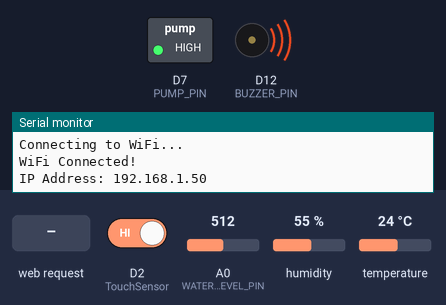
Simulated run of this sketch. Board: Arduino Uno R4 WiFi. Parts: switched loads named in the sketch (green lamp = pin HIGH), buzzer (waves = sounding, pin HIGH), the last lines printed to the serial monitor. The test bench sets the inputs (shaded band); at power-on: humidity 55 %, A0 (WATER_LEVEL_PIN) = 512, D2 (TouchSensor) HIGH, temperature 24 °C. WiFi joins after 1.5 s; servers stay silent unless stated.

Above: at 4.7 s.
4.8 s: HTTP request GET /water received
At 5.6 s:
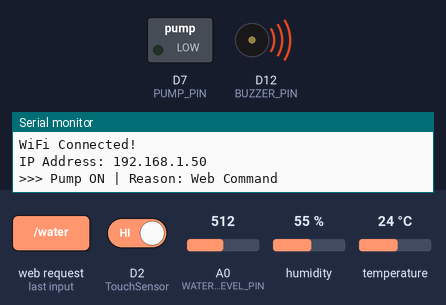
9.4 s: humidity set to 22 %
At 11.57 s:
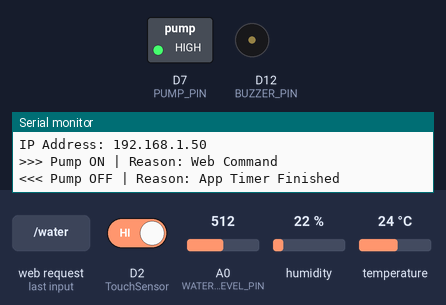
At 17.95 s:
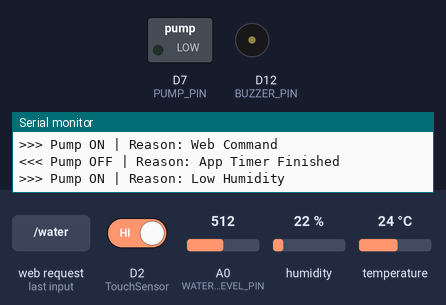
18.0 s: A0 (WATER_LEVEL_PIN) set to 307
22.4 s: A0 (WATER_LEVEL_PIN) set to 282
At 25.8 s:
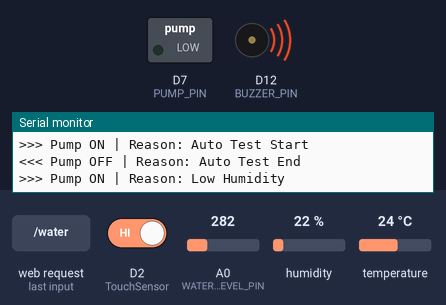
25.9 s: A0 (WATER_LEVEL_PIN) set to 306
32.4 s: A0 (WATER_LEVEL_PIN) set to 122
Timing chart, 0 to 36.9 s (numbered marks = the images above; inputs shaded):
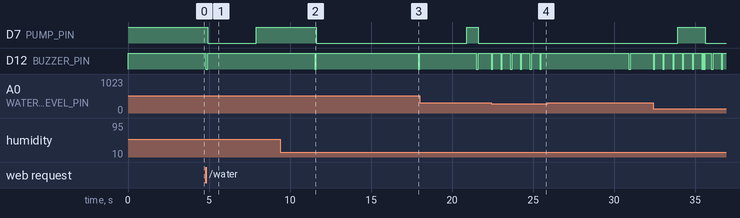

Measured:
- the behaviour switches between 300 and 299 on A0 (WATER_LEVEL_PIN) (found by bisection; images 3 and 4)
- after the input at 4.8 s, D7 (PUMP_PIN): HIGH → LOW after 0.11 s, → HIGH 3.0 s later; D12 (BUZZER_PIN): HIGH → LOW at once, → HIGH 0.10 s later
- after the input at 9.4 s, D7 (PUMP_PIN): HIGH → LOW after 2.2 s; D12 (BUZZER_PIN): HIGH → LOW after 2.1 s instead of 8.5 s
- after the input at 22.4 s, D12 (BUZZER_PIN): alternates HIGH for 0.50 s and LOW for 0.10 s, starting at once

The sketch:

team9_arduino.ino
```cpp
#include "WiFiS3.h"
#include "DHT.h"

// --- Connection Settings ---
const char* ssid = "Yêu mỗi mình em";
const char* password = "22222222";

// --- Pin Configuration ---
#define DHTPIN 5
#define DHTTYPE DHT11
#define PUMP_PIN 7         // Relay/Pump (Active LOW)
#define WATER_LEVEL_PIN A0 // Water level sensor
#define BUZZER_PIN 12      // Buzzer
#define TouchSensor 2      // Touch sensor

DHT dht(DHTPIN, DHTTYPE);
WiFiServer server(80);

// --- State Variables ---
int PUMP_STATE = 0;
int lastInputState = 1;

// --- Timers ---
unsigned long lastDHTTime = 0;
unsigned long lastWifiTime = 0;
unsigned long lastBuzzerTime = 0;
unsigned long appPumpStartTime = 0;
unsigned long autoTestTimer = 0;
unsigned long lastPumpStartTime = 0;

// --- Flags ---
bool isBuzzerOn = false;
bool isAppPumping = false;
bool isAutoTestRunning = false;
bool isManualOverride = false;

// --- Thresholds ---
const int WATER_LOW_THRESHOLD = 300;
const unsigned long AUTO_INTERVAL = 10000; // 10s wait
const unsigned long PUMP_DURATION = 3000;  // 3s run

void setup() {
  Serial.begin(115200);

  pinMode(PUMP_PIN, OUTPUT);
  pinMode(BUZZER_PIN, OUTPUT);
  pinMode(TouchSensor, INPUT);

  digitalWrite(PUMP_PIN, HIGH);
  digitalWrite(BUZZER_PIN, HIGH);

  dht.begin();

  Serial.print("Connecting to WiFi...");
  WiFi.begin(ssid, password);

  while (WiFi.status() != WL_CONNECTED) {
    delay(500);
    Serial.print(".");
  }

  Serial.println("\nWiFi Connected!");
  delay(2000); // Delay ở setup thì không sao
  Serial.print("IP Address: ");
  Serial.println(WiFi.localIP());

  server.begin();
  lastInputState = digitalRead(TouchSensor);
  autoTestTimer = millis(); // Start counting from now
}

void loop() {
  unsigned long currentMillis = millis();

  checkWaterLevel(currentMillis);
  handleTouchSensor(currentMillis); // Pass currentMillis to sync timers

  if (!isManualOverride) {
    runAutoTest(currentMillis);
    handleAppPump(currentMillis);

    if (currentMillis - lastDHTTime >= 2000) {
      automaticWatering();
      lastDHTTime = currentMillis;
    }
  }

  if (currentMillis - lastWifiTime >= 50) {
    handleWiFi();
    lastWifiTime = currentMillis;
  }
}

void checkWaterLevel(unsigned long currentMillis) {
  int level = analogRead(WATER_LEVEL_PIN);
  if (level < WATER_LOW_THRESHOLD) {
    if (!isBuzzerOn && (currentMillis - lastBuzzerTime >= 500)) {
      digitalWrite(BUZZER_PIN, LOW);
      isBuzzerOn = true;
      lastBuzzerTime = currentMillis;
    }
    else if (isBuzzerOn && (currentMillis - lastBuzzerTime >= 100)) {
      digitalWrite(BUZZER_PIN, HIGH);
      isBuzzerOn = false;
      lastBuzzerTime = currentMillis;
    }
  } else {
    digitalWrite(BUZZER_PIN, HIGH);
    isBuzzerOn = false;
  }
}

void runAutoTest(unsigned long currentMillis) {
  // Wait for 10 seconds
  if (!isAutoTestRunning && (currentMillis - autoTestTimer >= AUTO_INTERVAL)) {
    startPump("Auto Test Start");
    isAutoTestRunning = true;
    autoTestTimer = currentMillis;
  }

  // Run for 3 seconds
  if (isAutoTestRunning && (currentMillis - autoTestTimer >= PUMP_DURATION)) {
    stopPump("Auto Test End");
    isAutoTestRunning = false;
    autoTestTimer = currentMillis; // Start 10s countdown again from here
  }
}

void handleTouchSensor(unsigned long currentMillis) {
  int inputState = digitalRead(TouchSensor);
  if (lastInputState == 0 && inputState == 1) {
    if (PUMP_STATE == 0) {
      isManualOverride = true;
      startPump("Manual ON");
    } else {
      isManualOverride = false;
      isAutoTestRunning = false; // Reset auto-run state
      stopPump("Manual OFF");

      // CRITICAL: Reset the timer to CURRENT time so the 10s countdown starts NOW
      autoTestTimer = currentMillis;
      Serial.println("Auto-timer reset to 0. Waiting 10s...");
    }
    delay(50);
  }
  lastInputState = inputState;
}

void handleAppPump(unsigned long currentMillis) {
  if (isAppPumping && (currentMillis - appPumpStartTime >= PUMP_DURATION)) {
    stopPump("App Timer Finished");
    isAppPumping = false;
    autoTestTimer = currentMillis; // Also reset auto-timer after app watering
  }
}

void automaticWatering() {
  float h = dht.readHumidity();
  if (isnan(h)) return;
  if (h < 50.0 && PUMP_STATE == 0) {
    startPump("Low Humidity");
  } else if (h > 75.0 && PUMP_STATE == 1 && !isManualOverride) {
    stopPump("Humidity Target Reached");
  }
}

void startPump(String reason) {
  digitalWrite(BUZZER_PIN, LOW);
  delay(100);
  digitalWrite(BUZZER_PIN, HIGH);
  digitalWrite(PUMP_PIN, LOW);
  PUMP_STATE = 1;
  lastPumpStartTime = millis();
  Serial.println(">>> Pump ON | Reason: " + reason);
}

void stopPump(String reason) {
  digitalWrite(PUMP_PIN, HIGH);
  PUMP_STATE = 0;
  Serial.println("<<< Pump OFF | Reason: " + reason);
}

void handleWiFi() {
  WiFiClient client = server.available();
  if (client) {
    String request = "";
    while (client.connected()) {
      if (client.available()) {
        char c = client.read();
        request += c;
        if (c == '\n') {
          if (request.indexOf("GET /water") != -1) {
            startPump("Web Command");
            isAppPumping = true;
            appPumpStartTime = millis();
            sendJsonResponse(client, true);
          } else if (request.indexOf("GET / ") != -1) {
            sendJsonResponse(client, false);
          }
          break;
        }
      }
    }
    client.stop();
  }
}

void sendJsonResponse(WiFiClient& client, bool isWatered) {
  float h = dht.readHumidity();
  float t = dht.readTemperature();
  unsigned long secondsSinceLastRun = (millis() - lastPumpStartTime) / 1000;

  client.println("HTTP/1.1 200 OK");
  client.println("Content-Type: application/json");
  client.println("Access-Control-Allow-Origin: *");
  client.println("Connection: close");
  client.println();

  client.print("{\"temp\":"); client.print(isnan(t) ? 0 : t);
  client.print(",\"humidity\":"); client.print(isnan(h) ? 0 : h);
  client.print(",\"watered\":"); client.print(isWatered ? "true" : "false");
  client.print(",\"seconds_since_last_run\":"); client.print(secondsSinceLastRun);
  client.print(",\"manual_mode\":"); client.print(isManualOverride ? "true" : "false");
  client.println("}");
}
```
